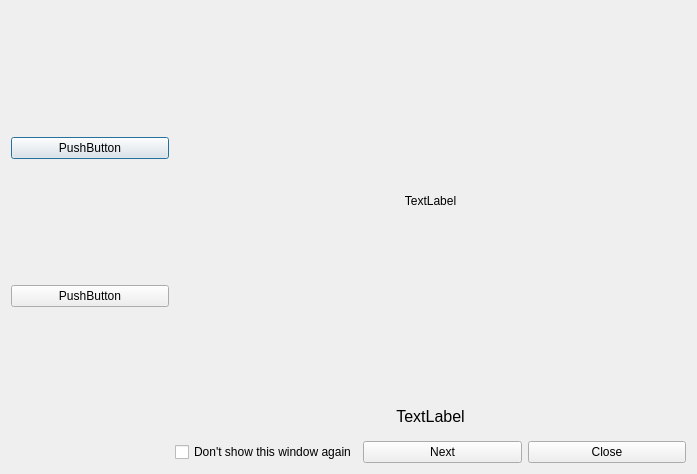
<?xml version="1.0" encoding="UTF-8"?>
<ui version="4.0">
 <class>Tutorial</class>
 <widget class="QDialog" name="Tutorial">
  <property name="geometry">
   <rect>
    <x>0</x>
    <y>0</y>
    <width>697</width>
    <height>474</height>
   </rect>
  </property>
  <property name="windowTitle">
   <string>Info</string>
  </property>
  <layout class="QGridLayout" name="gridLayout">
   <item row="0" column="0">
    <widget class="QScrollArea" name="scrollArea">
     <property name="sizePolicy">
      <sizepolicy hsizetype="Minimum" vsizetype="Expanding">
       <horstretch>0</horstretch>
       <verstretch>0</verstretch>
      </sizepolicy>
     </property>
     <property name="frameShape">
      <enum>QFrame::NoFrame</enum>
     </property>
     <property name="frameShadow">
      <enum>QFrame::Plain</enum>
     </property>
     <property name="lineWidth">
      <number>1</number>
     </property>
     <property name="widgetResizable">
      <bool>true</bool>
     </property>
     <widget class="QWidget" name="scrollAreaWidgetContents">
      <property name="geometry">
       <rect>
        <x>0</x>
        <y>0</y>
        <width>165</width>
        <height>427</height>
       </rect>
      </property>
      <property name="sizePolicy">
       <sizepolicy hsizetype="Minimum" vsizetype="Preferred">
        <horstretch>0</horstretch>
        <verstretch>0</verstretch>
       </sizepolicy>
      </property>
      <layout class="QVBoxLayout" name="verticalLayout_2" stretch="0,0">
       <property name="spacing">
        <number>0</number>
       </property>
       <property name="leftMargin">
        <number>0</number>
       </property>
       <property name="topMargin">
        <number>0</number>
       </property>
       <property name="rightMargin">
        <number>0</number>
       </property>
       <property name="bottomMargin">
        <number>0</number>
       </property>
       <item>
        <widget class="QPushButton" name="pushButton">
         <property name="sizePolicy">
          <sizepolicy hsizetype="Minimum" vsizetype="Fixed">
           <horstretch>0</horstretch>
           <verstretch>0</verstretch>
          </sizepolicy>
         </property>
         <property name="text">
          <string>PushButton</string>
         </property>
        </widget>
       </item>
       <item>
        <widget class="QPushButton" name="pushButton_2">
         <property name="text">
          <string>PushButton</string>
         </property>
        </widget>
       </item>
      </layout>
     </widget>
    </widget>
   </item>
   <item row="1" column="2">
    <widget class="QPushButton" name="pushButton_next">
     <property name="text">
      <string>Next</string>
     </property>
    </widget>
   </item>
   <item row="0" column="1" colspan="3">
    <layout class="QVBoxLayout" name="verticalLayout">
     <item>
      <widget class="QLabel" name="label_gifholder">
       <property name="sizePolicy">
        <sizepolicy hsizetype="Preferred" vsizetype="Preferred">
         <horstretch>0</horstretch>
         <verstretch>10</verstretch>
        </sizepolicy>
       </property>
       <property name="minimumSize">
        <size>
         <width>1</width>
         <height>1</height>
        </size>
       </property>
       <property name="text">
        <string>TextLabel</string>
       </property>
       <property name="scaledContents">
        <bool>true</bool>
       </property>
       <property name="alignment">
        <set>Qt::AlignCenter</set>
       </property>
       <property name="wordWrap">
        <bool>true</bool>
       </property>
      </widget>
     </item>
     <item>
      <widget class="QLabel" name="label_textholder">
       <property name="sizePolicy">
        <sizepolicy hsizetype="Minimum" vsizetype="Minimum">
         <horstretch>0</horstretch>
         <verstretch>1</verstretch>
        </sizepolicy>
       </property>
       <property name="minimumSize">
        <size>
         <width>1</width>
         <height>1</height>
        </size>
       </property>
       <property name="font">
        <font>
         <pointsize>12</pointsize>
        </font>
       </property>
       <property name="text">
        <string>TextLabel</string>
       </property>
       <property name="alignment">
        <set>Qt::AlignCenter</set>
       </property>
       <property name="wordWrap">
        <bool>true</bool>
       </property>
       <property name="margin">
        <number>5</number>
       </property>
      </widget>
     </item>
    </layout>
   </item>
   <item row="1" column="3">
    <widget class="QPushButton" name="pushButton_close">
     <property name="text">
      <string>Close</string>
     </property>
    </widget>
   </item>
   <item row="1" column="1">
    <widget class="QCheckBox" name="checkBox_dont_show_again">
     <property name="text">
      <string>Don't show this window again</string>
     </property>
    </widget>
   </item>
  </layout>
 </widget>
 <resources/>
 <connections/>
</ui>
